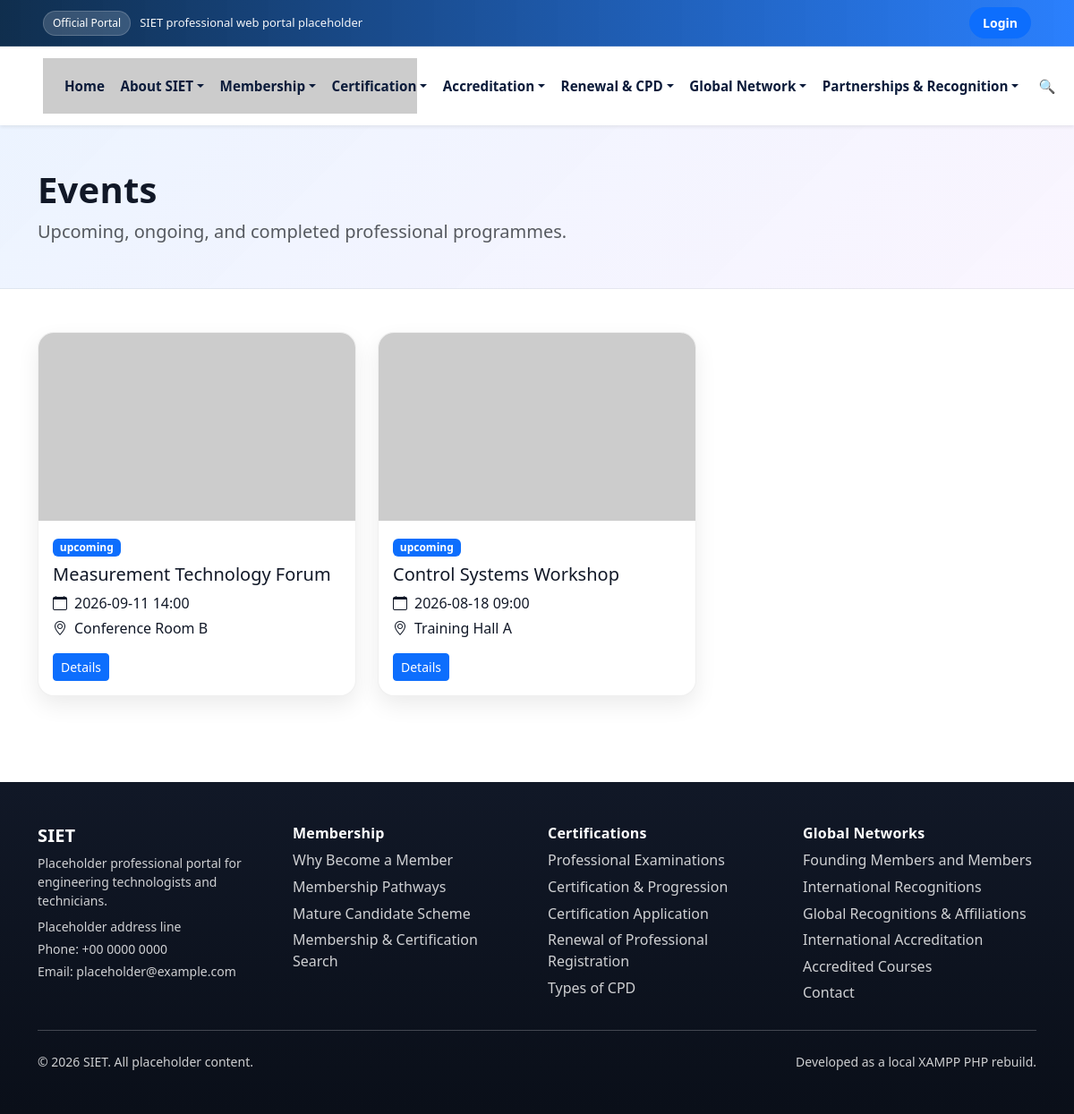
Screenshot of /events.php with the database file from the repository.
### tables this page shows
CREATE TABLE events (
  id INT AUTO_INCREMENT PRIMARY KEY,
  title VARCHAR(255) NOT NULL,
  slug VARCHAR(255) UNIQUE NOT NULL,
  description LONGTEXT,
  event_date DATE,
  event_time TIME,
  location VARCHAR(255),
  image VARCHAR(255),
  status ENUM('upcoming','ongoing','completed') DEFAULT 'upcoming',
  max_participants INT DEFAULT 0,
  created_by INT,
  created_at TIMESTAMP DEFAULT CURRENT_TIMESTAMP,
  FOREIGN KEY (created_by) REFERENCES users(id) ON DELETE SET NULL
);

### events.php (the view, shortened to what this page needs)
<?php
require_once __DIR__ . '/includes/header.php';
$pager = paginate($pdo, 'events', '1=1', [], 6);
$stmt = $pdo->prepare("SELECT * FROM events ORDER BY event_date DESC LIMIT {$pager['perPage']} OFFSET {$pager['offset']}");
$stmt->execute();
$items = $stmt->fetchAll();
?>
<div class="container py-5">
  <div class="row g-4">
    <?php foreach ($items as $item): ?>
      <div class="col-md-6 col-lg-4"><div class="card h-100">
        <img src="<?= e(media_url($item['image']) ?: 'https://placehold.co/400x300?text=Event') ?>" class="card-img-top" alt="">
        <div class="card-body">
          <span class="badge text-bg-primary mb-2"><?= e($item['status']) ?></span>
          <h5><?= e($item['title']) ?></h5>
          <p class="mb-1"><i class="bi bi-calendar me-2"></i><?= e($item['event_date']) ?> <?= e(substr($item['event_time'], 0, 5)) ?></p>
          <p><i class="bi bi-geo-alt me-2"></i><?= e($item['location']) ?></p>
          <a href="<?= SITE_URL ?>/event-detail.php?slug=<?= e($item['slug']) ?>" class="btn btn-sm btn-primary">Details</a>
        </div>
      </div></div>
    <?php endforeach; ?>
  </div>
</div>
<?php require_once __DIR__ . '/includes/footer.php'; ?>

### assets/css/custom.css (style rules this page uses)
:root { --primary-color: #0d6efd; --secondary-color: #06b6d4; --accent-color: #a855f7; --text-dark: #111827; --text-muted: #6b7280; --background-soft: #f8fafc; --font-family: "Segoe UI", system-ui, -apple-system, Arial, sans-serif; --navbar-bg: #ffffff; --footer-bg: linear-gradient(180deg, rgba(17,24,39,1) 0%, rgba(10,15,25,1) 100%); --topbar-bg: linear-gradient(90deg, rgba(11,42,74,.98), rgba(13,110,253,.88)); --card-shadow: 0 10px 25px rgba(0,0,0,.08); --card-border: 1px solid rgba(0,0,0,.06); --border-radius: 18px; --pill-radius: 999px; --s-color: #2563eb; --i-color: #16a34a; --e-color: #f97316; --t-color: #a855f7; --bs-primary: #0d6efd; --bs-primary-rgb: 13,110,253; --bs-body-font-family: var(--font-family); --bs-body-color: var(--text-dark); --bs-link-color: var(--primary-color); --bs-link-hover-color: #0b5ed7; }
body { background: #ffffff; color: var(--text-dark); font-family: var(--font-family); }
.smooth-scroll { scroll-behavior: smooth; }
.lead-card, .contact-card, .card, .stat-card, .value-card, .about-card, .about-side__card { background: #fff; border: var(--card-border); border-radius: var(--border-radius); box-shadow: var(--card-shadow); }
.card, .stat-card { overflow: hidden; }
.card-img-top { height: 210px; object-fit: cover; }
.btn-primary { --bs-btn-bg: var(--primary-color); --bs-btn-border-color: var(--primary-color); --bs-btn-hover-bg: #0b5ed7; --bs-btn-hover-border-color: #0b5ed7; }

### rows the page displays
events: status "upcoming", title "Measurement Technology Forum", event_date "2026-09-11", event_time "14:00", location "Conference Room B"
events: status "upcoming", title "Control Systems Workshop", event_date "2026-08-18", event_time "09:00", location "Training Hall A"

### other values shown
$heroTitle "Events"
$heroSubtitle "Upcoming, ongoing, and completed professional programmes."
SITE_NAME "SIET"
